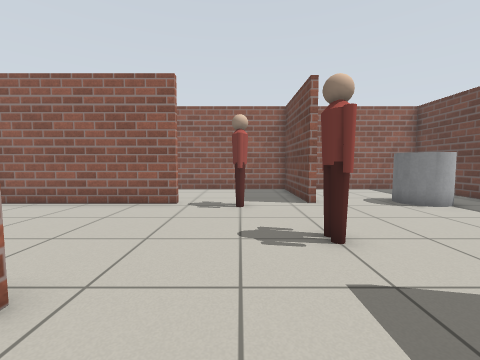
view 1 (above)

12 first-person views from a walk through a robot-simulator world made for Gazebo. The camera is 0.8 m above the floor, tilts 4° down and sees 90° across. The floor is counted in squares, 0.5 m on a side. Each view is taken from the middle of a square. On the plan, view 1 faces up. The plan holds only what a view shows up to about 13 squares ahead; the rest is blank. Some stock models are drawn as simple stand-ins.

view 2
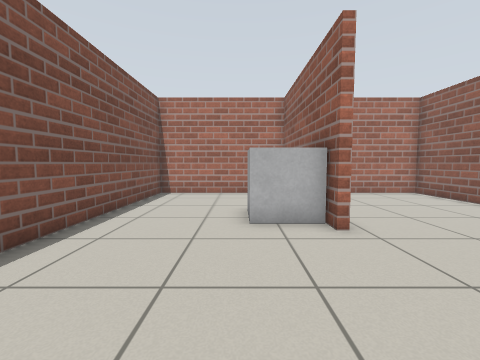

view 3
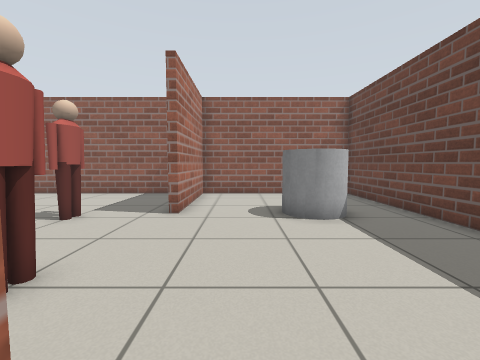

view 4
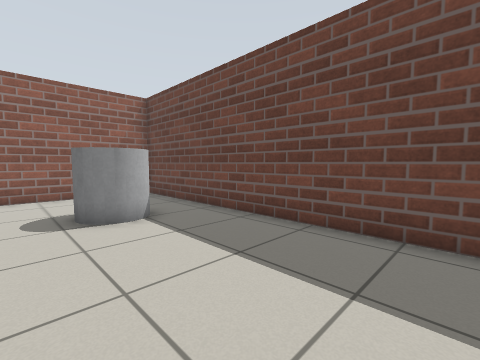

view 5
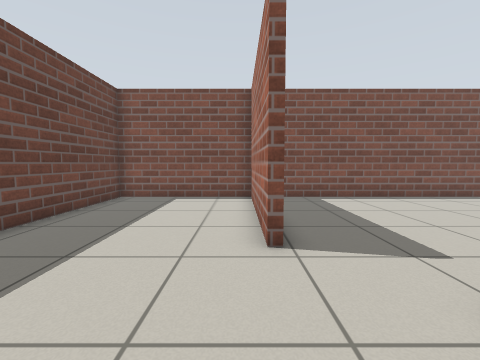

view 6
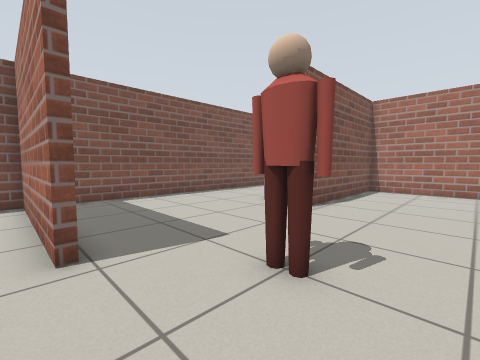

view 7
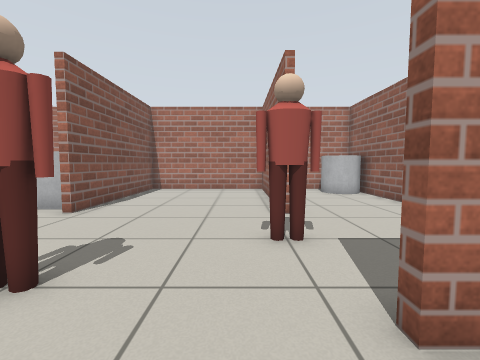

view 8
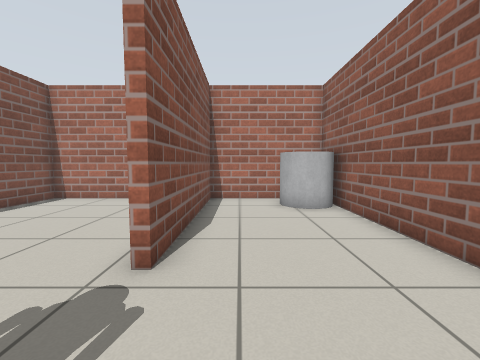

view 9
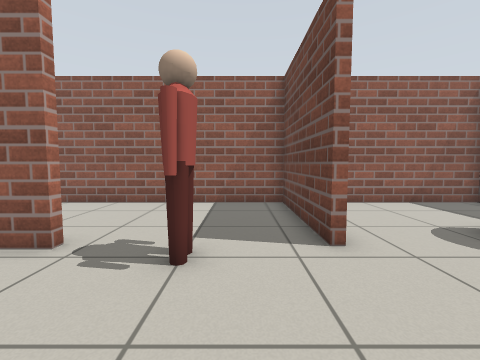

view 10
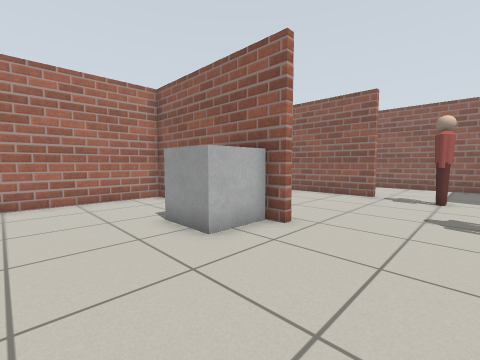

view 11
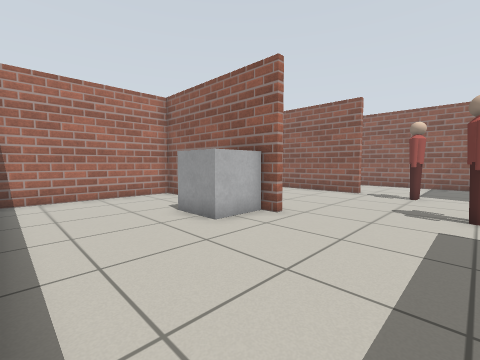

view 12
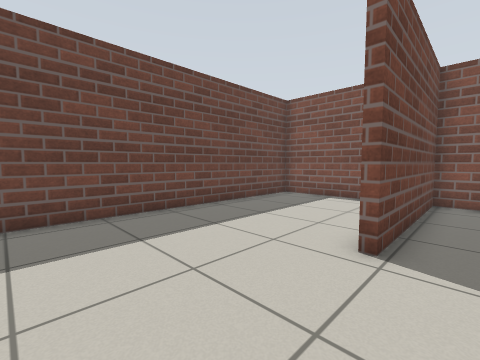

### Floor plan
Points are (right, up) in squares from view 1. A wall is a line through its corners. A room is listed if a view was taken in it or the views show most of it. See-through windows are left out.
Room 1 (views 1, 2, 3, 4, 5, 6, 7, 8, 9, 10, 11, 12)
walls: (4.5, 2.6) (4.5, -4.3) (10.6, -4.3) (10.6, 14.6) (3, 14.6) (3, 9.5) (2.8, 9.5) (2.8, 14.6) (-9.8, 14.6) (-9.8, 9.7) (-2.5, 9.7) (-2.5, 9.4) (-9.8, 9.4) (-9.8, 2.5) (-4.1, 2.5); (-5.6, 2.3) (-9.8, 2.3) (-9.8, -4.3) (4.2, -4.3) (4.2, 2.6)
objects: grey cylinder (-9, 13) to (-8, 14); grey box (-5, 1) to (-3, 2); person (0, 9); person (2, 5); grey cylinder (7, 9) to (8, 10)

Where each view was taken, in squares from view 1:
view 1: 0 up, 0 right, facing up
view 2: 0 up, 3 right, facing left
view 3: 2 up, 5 right, facing up
view 4: 2 up, 5 right, facing up-right
view 5: 7 up, 5 right, facing down
view 6: 7 up, 5 right, facing down-left
view 7: 8 up, 5 right, facing left
view 8: 11 up, 1 right, facing left
view 9: 5 up, 1 right, facing up
view 10: 3 down, 1 right, facing up-left
view 11: 4 down, 2 right, facing up-left
view 12: 7 up, 3 right, facing down-right
